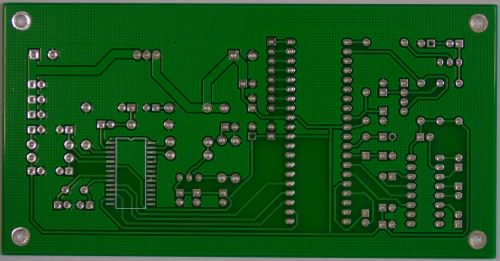
#> input picture img/missing_hole.jpg, 500 x 261 px
$ python 0905morph_hat.py
#> lines starting #> are read from the running program, lines starting #| are printed output that depends on the picture
import cv2
import numpy as np

img = cv2.imread('./img/missing_hole.jpg')
#> img is the input picture: shape (261, 500, 3); mean B, G, R 26.2, 83.4, 20.9

# 구조화 요소 커널, 사각형 (5x5) 생성 ---①
k = cv2.getStructuringElement(cv2.MORPH_RECT, (2,2))

# (2,2)
# 정수로 넣어야 한다
# 숫자가 작아질수록 어두워진다. 이게 불량 검출에 적합한 듯
# 숫자가 커질수록 색의 변형이 일어난다

# 탑햇 연산 적용 ---②
tophat = cv2.morphologyEx(img, cv2.MORPH_TOPHAT, k)
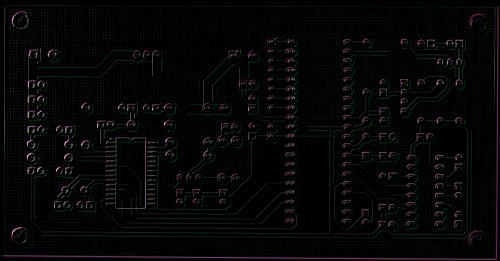
#> tophat: shape (261, 500, 3); mean B, G, R 6.5, 6.4, 6.1
# 블랫햇 연산 적용 ---③
blackhat = cv2.morphologyEx(img, cv2.MORPH_BLACKHAT, k)
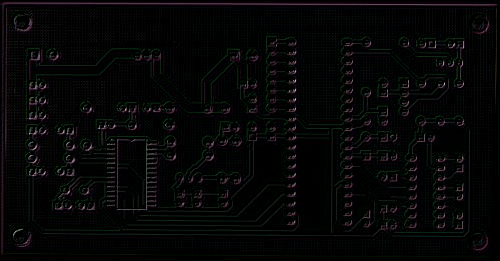
#> blackhat: shape (261, 500, 3); mean B, G, R 6.3, 6.3, 6.1

# 결과 출력
merged = np.vstack((img, tophat, blackhat)) # 세로
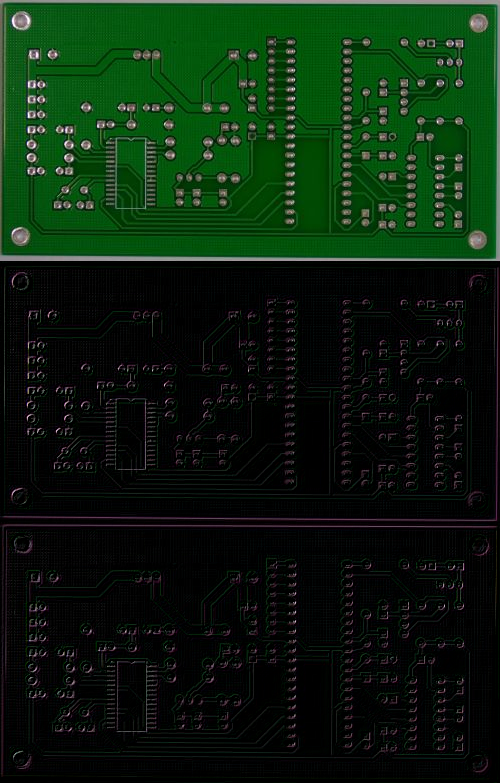
#> merged: shape (783, 500, 3); mean B, G, R 13, 32, 11
# merged = np.hstack((img, tophat, blackhat)) # 가로
cv2.imshow('tophat blackhat', merged)
cv2.waitKey(0)
cv2.destroyAllWindows()

$ run again, with img/circuit-board-6560489_1280.jpg copied over img/missing_hole.jpg
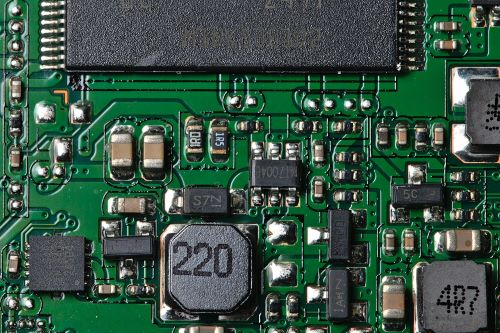
#> input picture img/circuit-board-6560489_1280.jpg, 500 x 333 px
#> img is the input picture: shape (333, 500, 3); mean B, G, R 68.9, 83.8, 55.5
#> `blackhat = cv2.morphologyEx(img, cv2.MORPH_BLACKHAT, k)`:
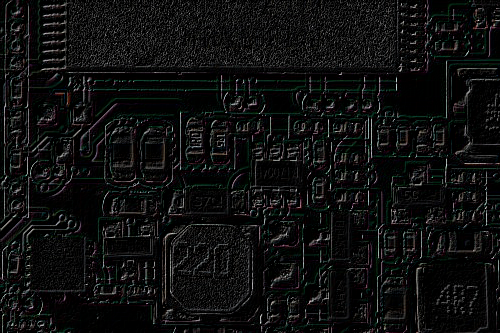
#> blackhat: shape (333, 500, 3); mean B, G, R 15.2, 15.4, 14.8
#> `merged = np.vstack((img, tophat, blackhat))`:
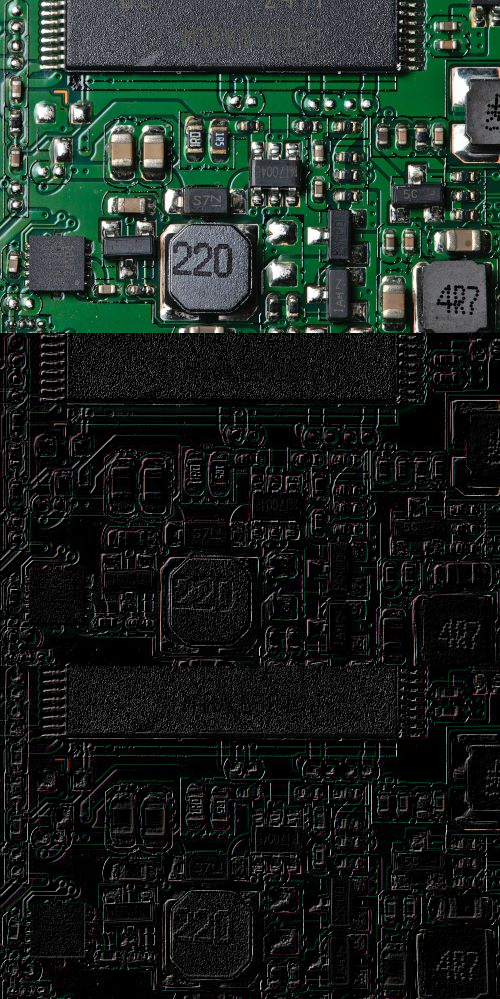
#> merged: shape (999, 500, 3); mean B, G, R 33, 38.2, 28.4
